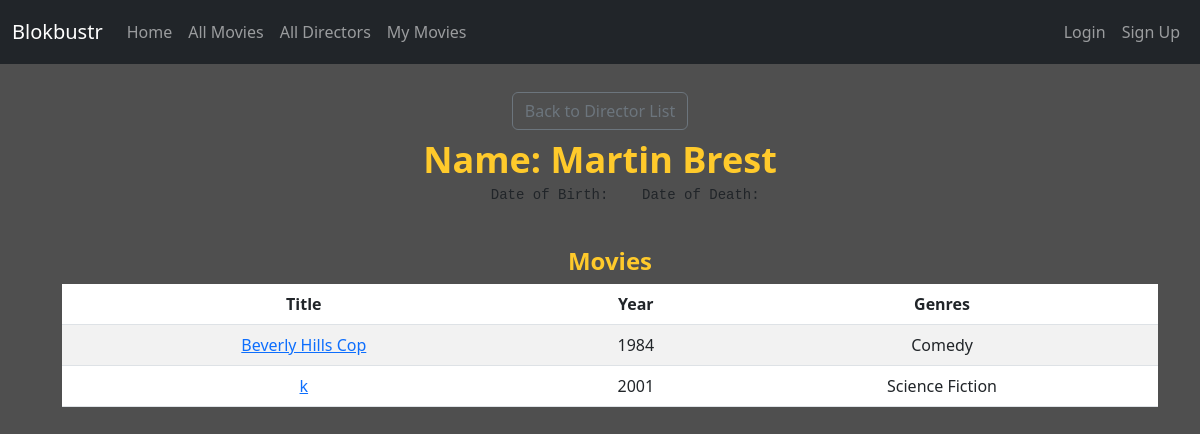
Page /directors/19/ on the committed database.
### catalog/models.py (models this page shows, shortened)
class Director(models.Model):
    first_name = models.CharField(max_length=60)
    last_name = models.CharField(max_length=60)
    date_of_birth = models.CharField(max_length=60, blank=True, default='')
    date_of_death = models.CharField(max_length=60, blank=True, default='')
    class Meta:
        ordering = ["last_name", "first_name"]

class Movie(models.Model):
    title = models.CharField(max_length=200)
    year_created = models.PositiveIntegerField(null=True, blank=True)
    description = models.TextField(blank=True)
    genres = models.ManyToManyField(Genre, related_name="movies", help_text="Select one genre")
    themes = models.ManyToManyField(Theme, related_name="movies", blank=True)
    directors = models.ManyToManyField(Director, related_name="movies", blank=True)
    movie_image = models.ImageField(upload_to="images/", null=True, blank=True)
    class Meta:
        ordering = ["title"]
    def get_absolute_url(self):
        return reverse("movie_detail", args=[str(self.id)])

class Genre(models.Model):
    name = models.CharField(max_length=100, unique=True, help_text="Enter a genre (e.g., Action)")
    def __str__(self):
        return self.name

### catalog/views.py (the view)
# urls.py: path('directors/<int:pk>/', views.director_detail, name='director_detail'),
def director_detail(request, pk):
    director = get_object_or_404(Director, pk=pk)
    return render(request, 'catalog/director_detail.html', {'director': director})

### catalog/templates/catalog/director_detail.html (shortened to what this page needs)
{% extends "catalog/base.html" %}
{% block content %}
  <p><a class="btn btn-outline-secondary" href="{% url 'director_list' %}">Back to Director List</a></p>
  <h1>Name: {{ director.first_name }} {{ director.last_name }}</h1>
    <pre class=tab>
        Date of Birth:  {{ director.date_of_birth }}  Date of Death:  {{ director.date_of_death }}
    </pre>
  <div style="margin-left:20px;margin-top:20px">
    <h4>Movies</h4>
    {% with movies=director.movies.all %}
    {% if movies %}
    <table class="table table-striped table-hover">
      <thead>
        <tr>
          <th>Title</th>
          <th>Year</th>
          <th>Genres</th>
        </tr>
      </thead>
      <tbody>
        {% for movie in movies %}
        <tr>
          <td><a href="{{ movie.get_absolute_url }}">{{ movie.title }}</a></td>
          <td>{{ movie.year_created|default:"—" }}</td>
          <td>{{ movie.genres.all|join:", " }}</td>
        </tr>
        {% endfor %}
      </tbody>
    </table>
    {% else %}
    <p>No movies on record for this director.</p>
    {% endif %}
    {% endwith %}
  </div>
{% endblock %}

### catalog/static/css/my_style_v1.css (style rules this page uses)
html { font-size: 16px; font-family: arial, sans-serif; background-color: #4f4f4f; }
p, li { font-size: 16px; font-weight: 400; font-style: normal; color: #ffffff; line-height: 1.5; margin-top: 4px; margin-bottom: 4px; }
h1 { color: #ffca2b; font-size: 36px; font-weight: bold; margin-top: 8px; margin-bottom: 4px; }
h2, h3, h4 { color: #ffca2b; font-size: 24px; font-weight: bold; }

### catalog/templates/catalog/base.html (style rules this page uses)
body { background-color: #4f4f4f; }

### rows in the picture
Director: first_name "Martin", last_name "Brest"
Movie: title "Beverly Hills Cop", year_created "1984", genres.all "Comedy"
Movie: title "k", year_created "2001", genres.all "Science Fiction"
